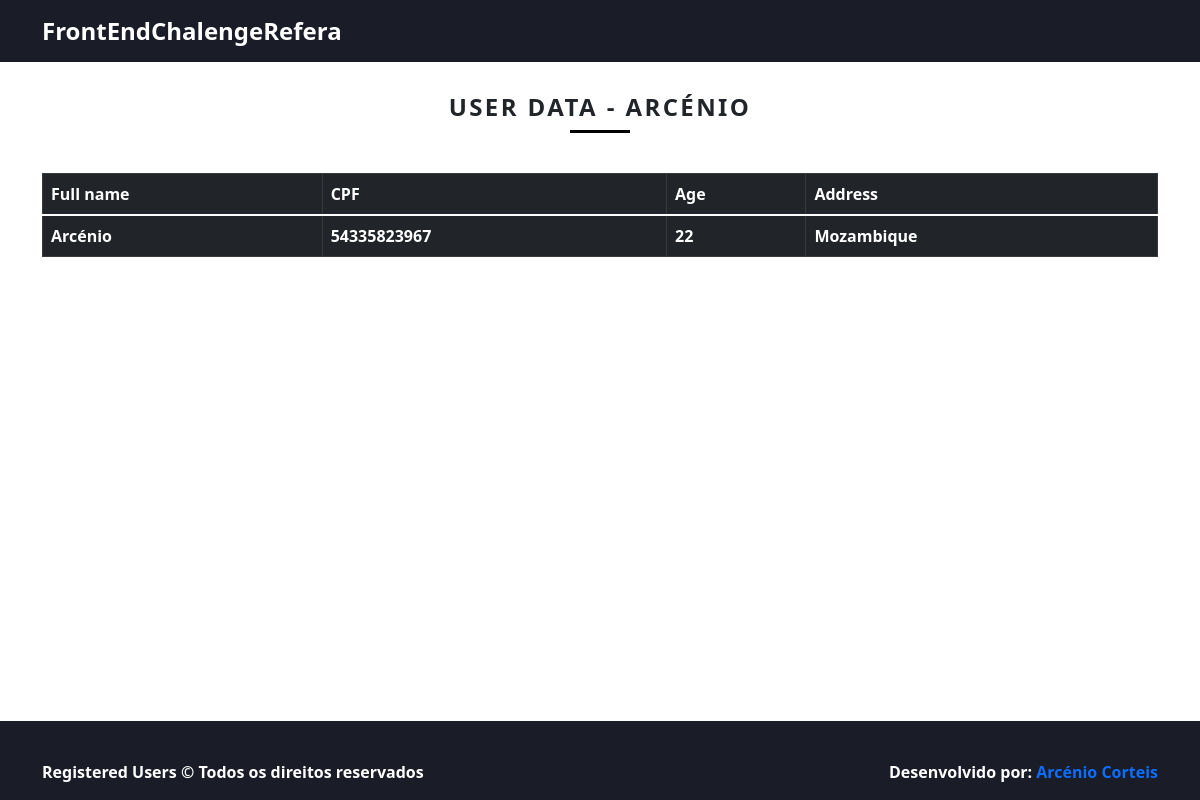
Before: /users/1 with the older database file.
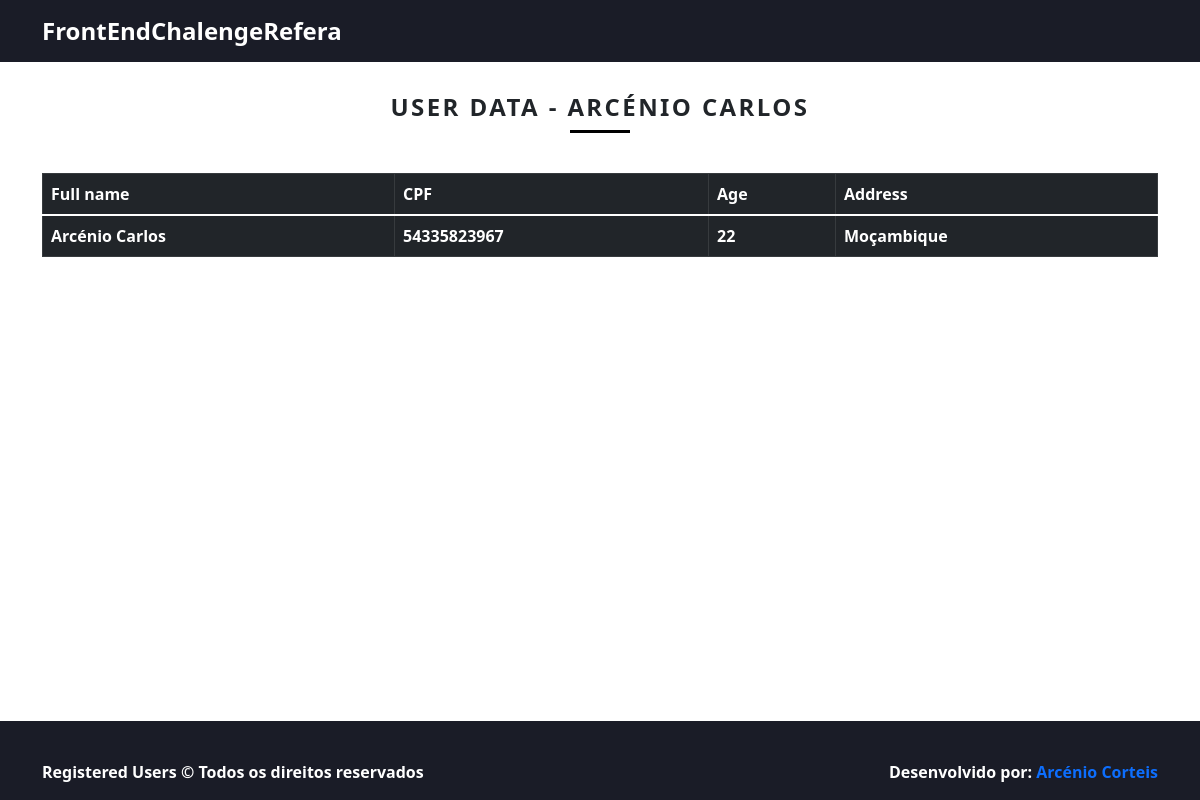
After: the same page with the newer database file.
### userList/models.py (models this page shows, shortened)
class FullUser(models.Model):
    fullName = models.CharField(max_length=50)
    cpf = CPFField(masked=True)
    age = models.IntegerField()
    address = CharField(max_length=100)

### userList/views.py (the view)
# urls.py: path('users/<int:id>', views.userView, name='user')
def userView(request, id):
    users = FullUser.objects.filter(id=id)
    context = {
        'users': users,
    }
    return render(request, template_name='home/users.html', context=context, status=200)

### userList/templates/home/users.html (shortened to what this page needs)
{% extends 'base.html' %}
{% block content %}
<div class="container">
    {% for user in users  %}
    <h1 class="subtitulo">User data - {{user.fullName}}</h1>
    {% endfor %}
    <table class="table table-bordered table-dark">
        <thead>
          <tr>
            <th scope="col">Full name</th>
            <th scope="col">CPF</th>
            <th scope="col">Age</th>
            <th scope="col">Address</th>
          </tr>
        </thead>
        <tbody>
            {% for user in users %}
                <tr>
                    <th>{{user.fullName}}</th>
                    <th>{{user.cpf}}</th>
                    <th>{{user.age}}</th>
                    <th>{{user.address}}</th>
                </tr>
            {% endfor %}
        </tbody>
</div>
{% endblock content %}

Changed rows visible on the page:
changed FullUser: fullName "ARCÉNIO" → "ARCÉNIO CARLOS"; fullName "Arcénio" → "Arcénio Carlos"; address "Mozambique" → "Moçambique"
